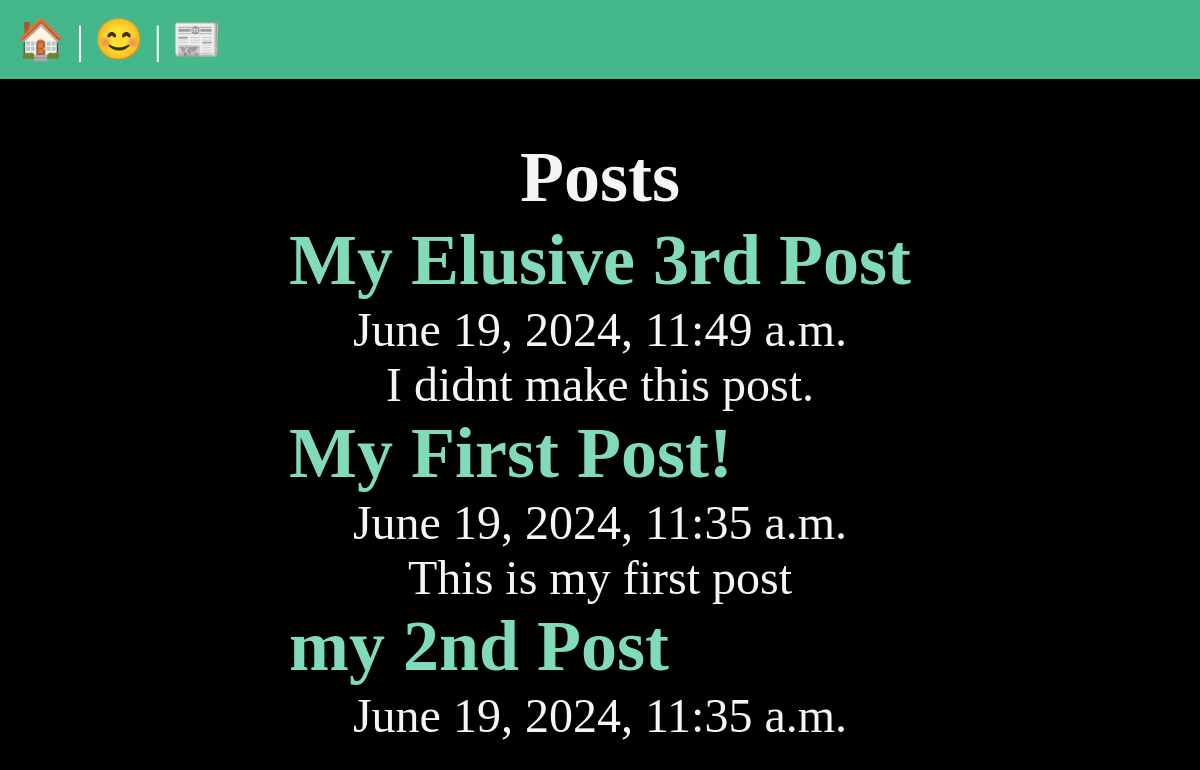
The app's page /posts/, older data.
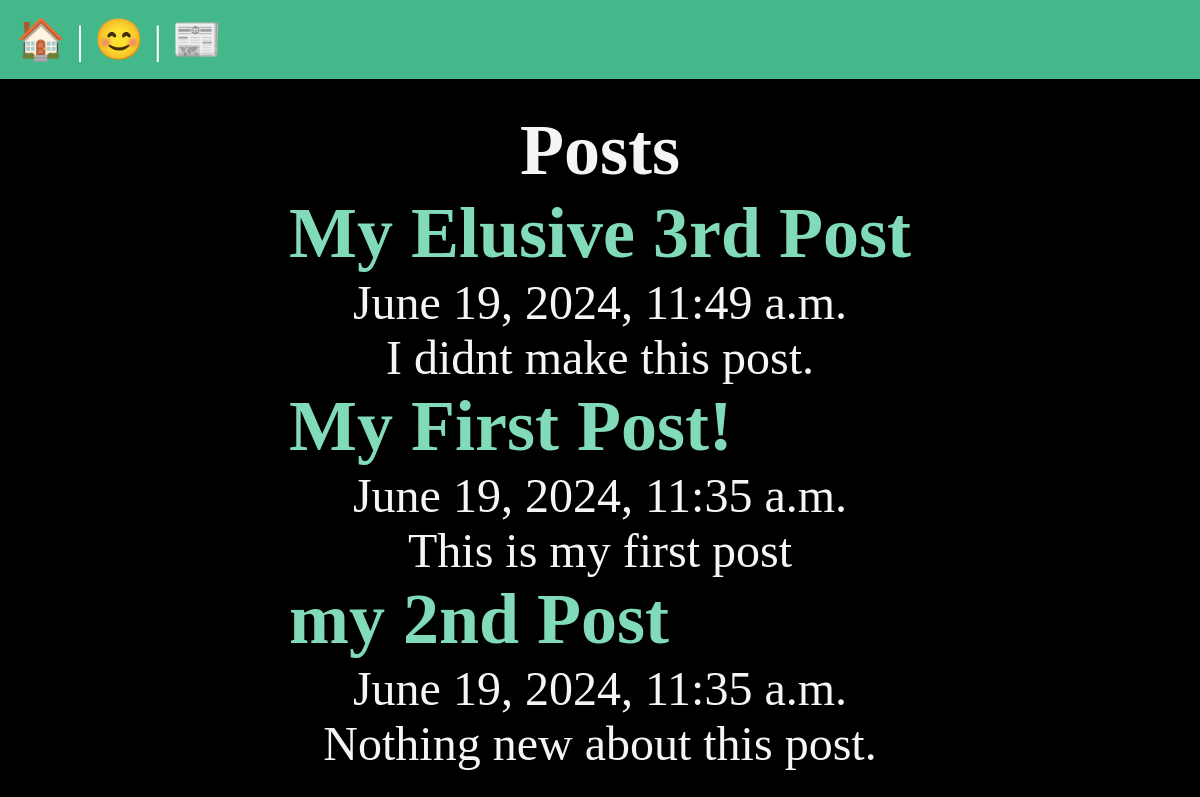
The same page, newer data.
### posts/models.py (models this page shows, shortened)
class Post(models.Model):
  title = models.CharField(max_length=75)
  body = models.TextField()
  slug = models.SlugField()
  date = models.DateTimeField(auto_now_add=True)

### posts/views.py (the view)
# urls.py: path('', views.posts_list, name= 'list'),
def posts_list(request):
  posts = Post.objects.all().order_by('-date')
  return render(request, 'posts/posts_list.html', {'posts': posts})

### posts/templates/posts/posts_list.html (shortened to what this page needs)
{% extends 'layout.html' %}
{% block content %}
  <section>
    <h1>Posts</h1>
    {% for post in posts %}
      <article class="post">
        <h2>
          <a href="{% url 'posts:page' slug=post.slug %}">{{ post.title }}</a>
        </h2>
        <p> {{ post.date }} </p>
        <p> {{post.body}} </p>
      </article>
    {% endfor %}
  </section>
{% endblock %}

Row changes from the older to the newer data that the page shows:
changed Post "my 2nd Post": body (not shown) → "Nothing new about this post."
